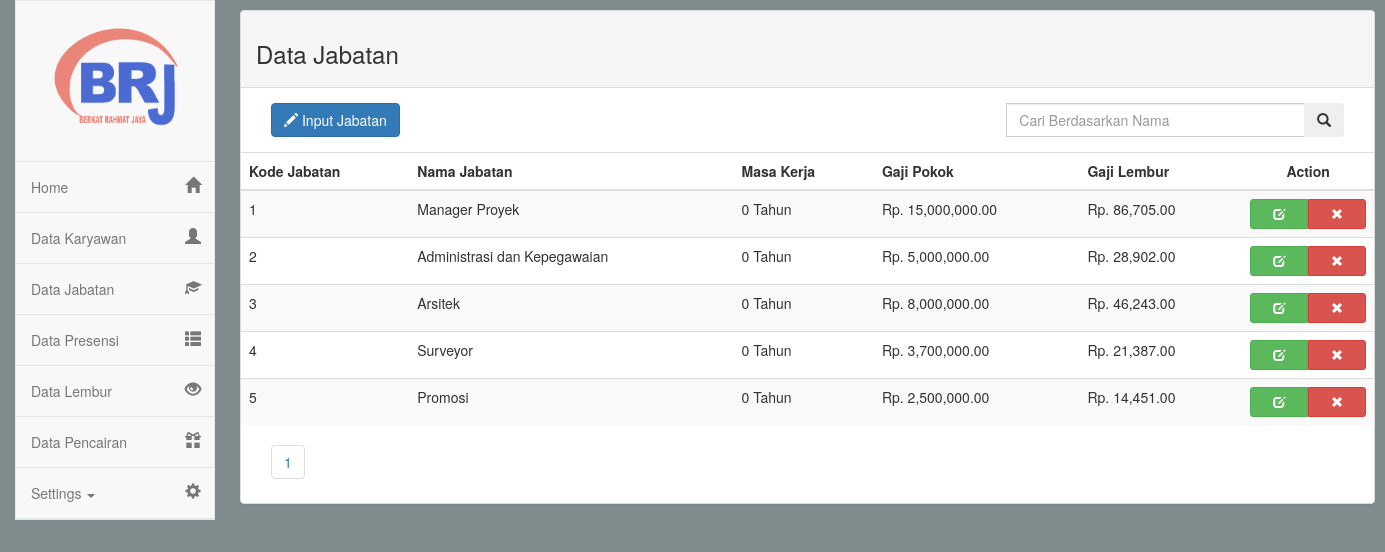
/dashboard.php?page=jabatan (signed in), run on the app's committed database.
### tables this page shows
CREATE TABLE `jabatan` (
  `kd_jabatan` int(11) NOT NULL,
  `nama_jabatan` varchar(255) NOT NULL,
  `masa_kerja` int(11) NOT NULL,
  `gaji_pokok` int(11) NOT NULL,
  `gaji_lembur` int(11) NOT NULL
);

### page/jabatan.php (the view, shortened to what this page needs)
<div class="row">
	<div class="col-md-12">
		<div class="panel panel-default">
			<div class="panel-heading">
				<h3>Data Jabatan</h3>
			</div>
			<div class="panel-body">
				<div class="row">
					<div class="col-md-4">
						<a href="" class="btn btn-primary" data-toggle="modal" data-target="#myModal"><span class="glyphicon glyphicon-pencil" aria-hidden="true"></span>  Input Jabatan</a>
					</div>
					<div class="col-md-4"></div>
					<div class="col-md-4">
						<form action="dashboard.php" method="get">
							<div class="input-group">
								<input type="text" class="form-control" name="cari" placeholder="Cari Berdasarkan Nama">
								<div class="input-group-btn">
									<button class="btn" type="submit">
										<i class="glyphicon glyphicon-search"></i>
									</button>
								</div>
							</div>
						</form>
					</div>
				</div>
			</div>
			<div class="table-responsive">
				<table class="table table-striped">
					<thead>
						<tr>
							<th>Kode Jabatan</th>
							<th>Nama Jabatan</th>
							<th>Masa Kerja</th>
							<th>Gaji Pokok</th>
							<th>Gaji Lembur</th>
							<th style="text-align: center;">Action</th>
						</tr>
					</thead>
					<tbody>
						<?php
						include 'koneksi.php';
						$halaman = 10;
						$result = mysqli_query($koneksi, "SELECT * FROM jabatan");
						$total = mysqli_num_rows($result);
						$pages = ceil($total/$halaman);
						if(isset($_GET['cari'])){
							$cari = $_GET['cari'];
							$view = mysqli_query($koneksi, "select * from jabatan where nama_jabatan like '%".$cari."%'") or die(mysqli_error());
						} else {
							$view = mysqli_query($koneksi, "select * from jabatan order by kd_jabatan") or die(mysqli_error());
						}
						while ($data = mysqli_fetch_assoc($view)) {
						?>
						<tr>
							<td><?php echo $data['kd_jabatan']; ?></td>
							<td><?php echo $data['nama_jabatan']; ?></td>
							<td><?php echo $data['masa_kerja']; ?> Tahun</td>
							<td>Rp. <?php echo number_format($data['gaji_pokok'], 2, ".", ","); ?></td>
							<td>Rp. <?php echo number_format($data['gaji_lembur'], 2, ".", ","); ?></td>
							<td style="text-align: center;">
								<div style="table-layout: auto;" class="btn-group btn-group-justified btn-group-sm">
									<a href="dashboard.php?page=edit-jabatan&kd_jabatan=<?php echo $data['kd_jabatan']; ?>" class="btn btn-success" data-toggle="tooltip" title="Edit">
										<span class="glyphicon glyphicon-edit" aria-hidden="true"></span>
									</a>
									<a href="hapus-jabatan.php?kd_jabatan=<?php echo $data['kd_jabatan']; ?>" class="btn btn-danger" onclick="return confirm('Konfirmasi Hapus !!')" data-toggle="tooltip" title="Hapus">
										<span class="glyphicon glyphicon-remove" aria-hidden="true"></span>
									</a>
								</div>
							</td>
						</tr>
						<?php } ?>
					</tbody>
				</table>
				<ul class="pagination" style="margin-left: 30px">
					<?php for ($i=1; $i<=$pages ; $i++){ ?>
						<li>
							<a href="dashboard.php?page=jabatan&halaman=<?php echo $i; ?>"><?php echo $i; ?></a>
						</li>
					<?php } ?>
				</ul>
			</div>
		</div>
	</div>
</div>

### style/dashboard.css (style rules this page uses)
body,html { height: 100%; }
.main .row { padding: 0px; margin: 0px; }

### data on the page
jabatan: kd_jabatan "1", nama_jabatan "Manager Proyek", masa_kerja "0", gaji_pokok "15,000,000.00", gaji_lembur "86,705.00"
jabatan: kd_jabatan "2", nama_jabatan "Administrasi dan Kepegawaian", masa_kerja "0", gaji_pokok "5,000,000.00", gaji_lembur "28,902.00"
jabatan: kd_jabatan "3", nama_jabatan "Arsitek", masa_kerja "0", gaji_pokok "8,000,000.00", gaji_lembur "46,243.00"
jabatan: kd_jabatan "4", nama_jabatan "Surveyor", masa_kerja "0", gaji_pokok "3,700,000.00", gaji_lembur "21,387.00"
jabatan: kd_jabatan "5", nama_jabatan "Promosi", masa_kerja "0", gaji_pokok "2,500,000.00", gaji_lembur "14,451.00"
